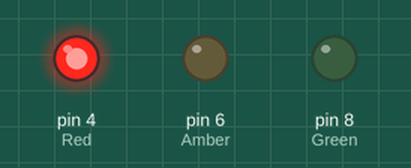
A sketch run on a simulated Arduino Uno, built with avr-gcc and run on an emulated ATmega328P. Parts: output pins drawn as LEDs (lit = HIGH).

Above: at 0.5 s.
At 2.5 s:
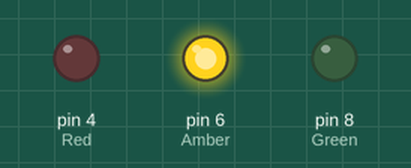
At 4.5 s:
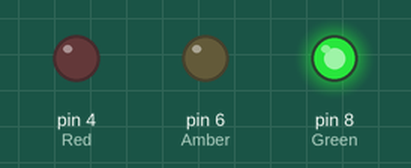
At 5.5 s:
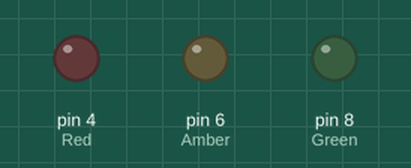
Timing chart, 0 to 7.8 s (numbered marks = the images above):
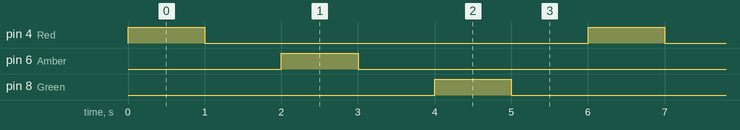

Measured:
- by itself, pin 4 (Red), pin 6 (Amber), pin 8 (Green): alternates HIGH for 1.0 s and LOW for 5.0 s
- by itself, everything shown: repeats every 6.0 s, in 6 steps

The sketch:

main.ino
```cpp
int Red=4;
int Amber=6;
int Green=8;

void setup(){
  SETUP();

}
void loop(){

  RED();
  AMBER();
  GREEN();
}
```

AMBER.ino
```cpp
void AMBER(){
  digitalWrite(Amber,HIGH);
  delay(1000);
  digitalWrite(Amber,LOW);
  delay(1000);

}
```

GREEN.ino
```cpp
void GREEN(){
  digitalWrite(Green,HIGH);
  delay(1000);
  digitalWrite(Green,LOW);
  delay(1000);
}
```

RED.ino
```cpp
void RED(){
  digitalWrite(Red,HIGH);
  delay(1000);
  digitalWrite(Red,LOW);
  delay(1000);

}
```

SETUP.ino
```cpp
void SETUP(){
  pinMode(Red,INPUT);
  pinMode(Red,OUTPUT);
  pinMode(Amber,INPUT);
  pinMode(Amber,OUTPUT);
  pinMode(Green,INPUT);
  pinMode(Green,OUTPUT);
}
```
